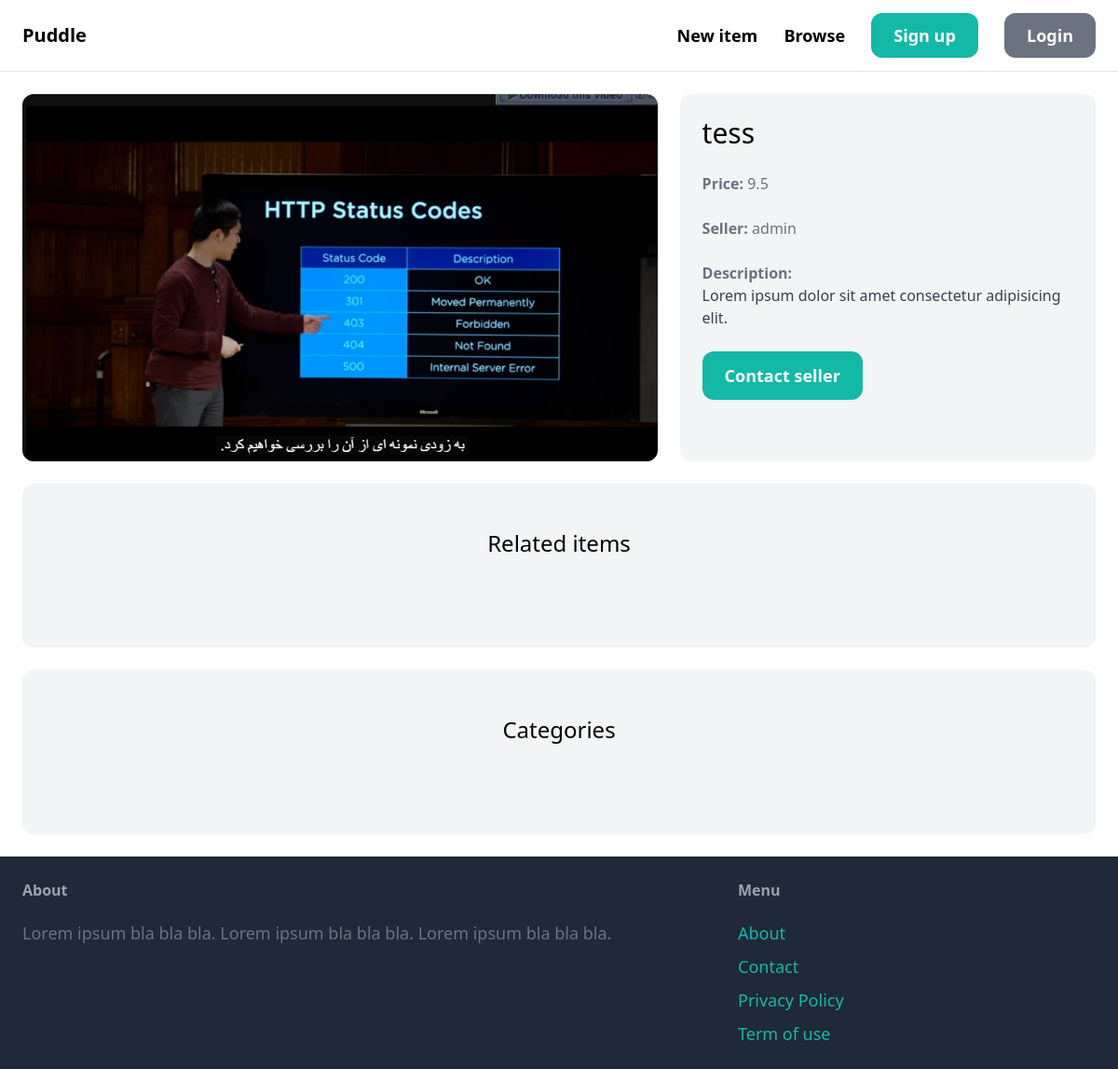
Page /items/1 on the committed database.
### item/models.py (models this page shows, shortened)
class Item(models.Model):
    category = models.ForeignKey(Category,related_name="items", on_delete=models.CASCADE)
    name = models.CharField(max_length=255)
    description = models.TextField(blank=True, null=True)
    price = models.FloatField()
    image = models.ImageField(upload_to="item-images", blank=True, null=True)
    is_sold = models.BooleanField(default=False)
    created_by = models.ForeignKey(User, related_name='items', on_delete=models.CASCADE)
    created_at = models.DateTimeField(auto_now_add=True)

### item/views.py (the view)
# urls.py: path("<int:pk>", views.detail, name="detail"),
def detail(request, pk):
    item = Item.objects.get(pk=pk)
    related_items = Item.objects.filter(category = item.category, is_sold=False).exclude(pk=pk)[0:3]
    return render(request, "details.html", {
        'item': item,
        "related_items": related_items
    })

### item/templates/details.html (shortened to what this page needs)
{% extends 'core/base.html' %}
{% block content %}
<div class="grid grid-cols-5 gap-6">
    <div class="col-span-3">
        <img src="{{ item.image.url }}" class="rounded-xl">
    </div>
    <div class="col-span-2 p-6 bg-gray-100 rounded-xl">
        <h1 class="mb-6 text-3xl">{{ item.name }}</h1>
        <p class="text-gray-500"><strong>Price: </strong>{{ item.price }}</p><br>
        <p class="text-gray-500"><strong>Seller: </strong>{{ item.created_by }}</p><br>
        {% if item.description %}
            <p class="text-gray-700">
                <strong class="text-gray-500">Description:</strong><br>
                {{ item.description }}
            </p>
        {% endif %}
        <a href="#" class="inline-block mt-6 px-6 py-3 text-lg font-semibold bg-teal-500 text-white rounded-xl hover:bg-teal-700">Contact seller</a>
    </div>
</div>
<div class="mt-6 px-6 py-12 bg-gray-100 rounded-xl">
    <h2 class="mb-12 text-2xl text-center">Related items</h2>
</div>
<div class="mt-6 px-6 py-12 bg-gray-100 rounded-xl">
    <h2 class="mb-12 text-2xl text-center">Categories</h2>
</div>
{% endblock %}

### rows in the picture
Item: image (picture), name "tess", price "9.5", created_by "admin", description "Lorem ipsum dolor sit amet consectetur adipisicing elit."
